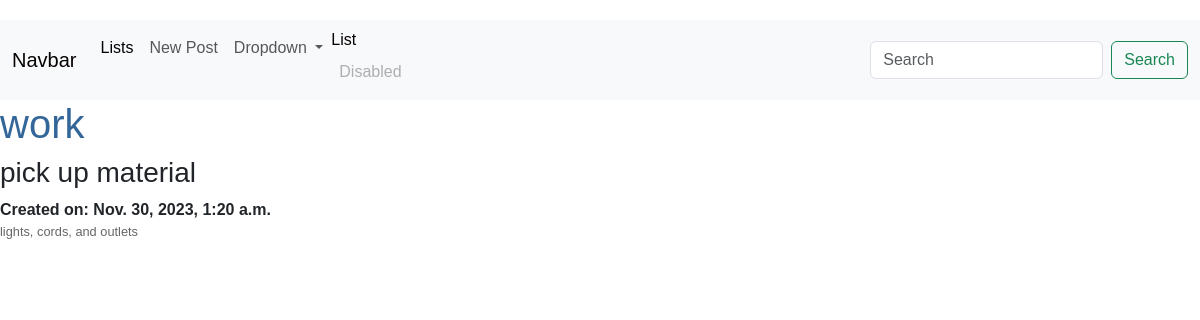
Screenshot of /posts/6/ with the database file from the repository.
### posts/models.py (models this page shows, shortened)
class Post(models.Model):  # Inherits from models.Model
    title = models.CharField(max_length=128)    # CharField is for short text with a limit
    subtitle = models.CharField(max_length=256)
    body = models.TextField()   # TextField is for longer text without a limit
    created_on = models.DateTimeField(auto_now_add=True)    # auto_now_add=True sets the field to now when the object is first created.

### posts/views.py (the view)
# urls.py: path('<int:pk>/', PostDetailView.as_view(), name='detail'),
class PostDetailView(DetailView):
    template_name = 'posts/detail.html'
    model = Post

### templates/posts/detail.html (shortened to what this page needs)
{% extends 'base.html' %}
{% block content %}
        <h1>{{ post.title }}</h1>
        <h3>{{ post.subtitle }}</h3>
        <strong>Created on: {{post.created_on }}</strong>
        <p>{{ post.body }}</p>
{% endblock content %}

### static/css/base.css (style rules this page uses)
h1 { color: #369; font-family: Arial, Helvetica, sans-serif; font-size: 250%; font-weight: normal; }
body { font-family: "Lucida Sans Unicode", "Lucida Grande", sans-serif; font-size: 100%; }
p { color: #666; font-size: 80%; }

### rows the page displays
Post: title "work", subtitle "pick up material", created_on "Nov. 30, 2023, 1:20 a.m.", body "lights, cords, and outlets"
